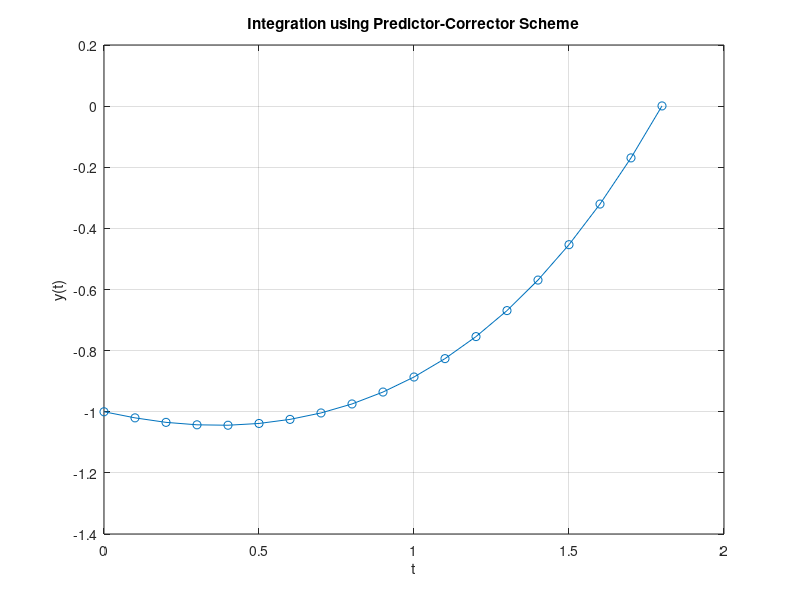

Write the MATLAB code that produced this figure.
function predictor_corrector_integration()

% Compute average of TUID
TUID = [9,1,5,1,8,7,2,8,9];
alpha = mean(TUID);
fprintf('my TUID average: %.2f\n', alpha);

% Given data
t_values = 0.0:0.1:1.8;
f_values = [1.00, 0.84, 0.78, 0.73, 0.68, 0.65, 0.61, 0.58, 0.55, 0.53, 0.50, 0.48, 0.45, 0.43, 0.41, 0.39, 0.37, 0.35, 0.33];

h = 0.1;
y = -1;  % Initial value

% Predictor-Corrector Scheme
for j = 1:length(t_values)-1
    t = t_values(j);
    % Predictor
    y_star = y(end) + h * dydt(t, y(end), f_values(j), alpha);
    % Corrector
    y_next = y(end) + (h/2) * (dydt(t, y(end), f_values(j), alpha) + dydt(t+h, y_star, f_values(j+1), alpha));
    y = [y, y_next];
end

% Plotting
figure;
plot(t_values, y, '-o');
xlabel('t');
ylabel('y(t)');
title('Integration using Predictor-Corrector Scheme');
grid on;

% Estimate the minimum value of y
[min_value, index] = min(y);
t_min = t_values(index);

fprintf('The minimum value of y is approximately %.4f at t = %.1f\n', min_value, t_min);

    function dy = dydt(t, y, f_t, alpha)
        dy = y / (y * cos(t / 3) + alpha * f_t) + t;
    end

end
